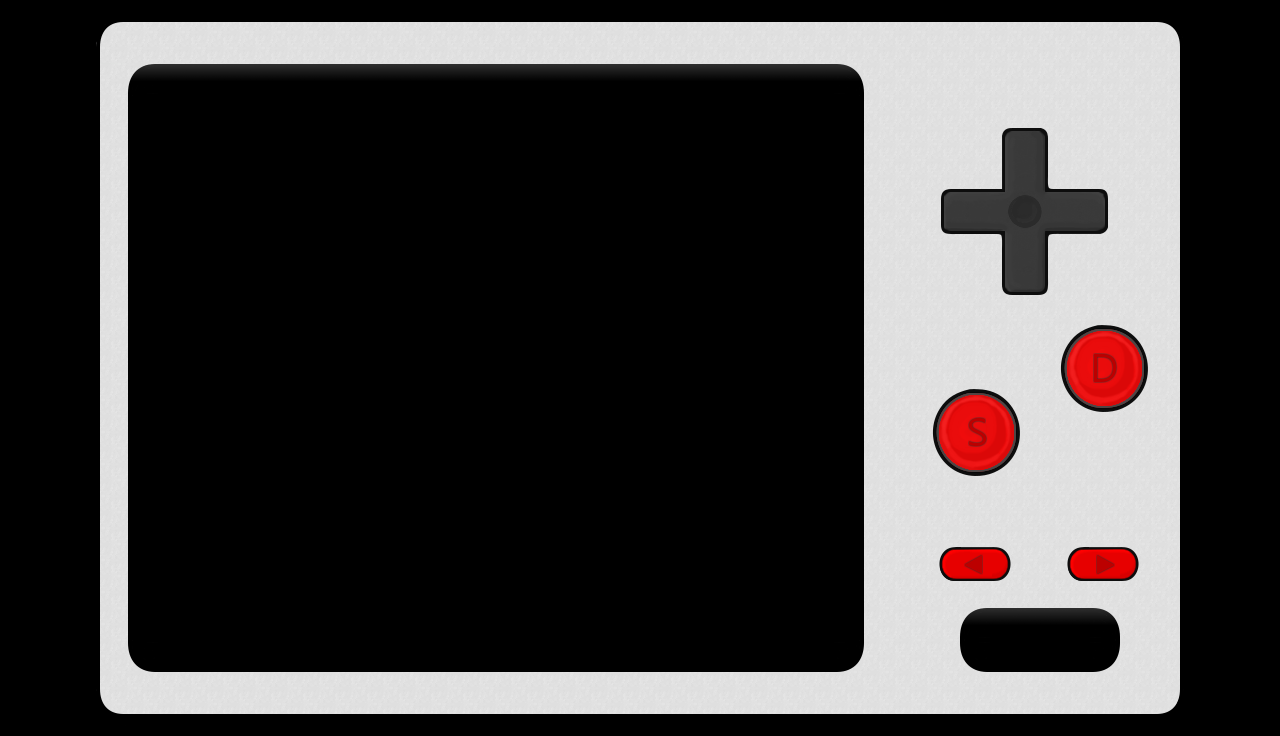

A 2D game scene composited from a Tiled map and its tileset images. What follows is a short description and the map's XML, with every tile layer's data as written:
An orthogonal 40x23 tile map with 32x32 px tiles, 2 tile layers (Texture, Body).

<map version="1.2" tiledversion="1.2.0" orientation="orthogonal" renderorder="right-down" width="40" height="23" tilewidth="32" tileheight="32" infinite="0" nextlayerid="3" nextobjectid="1">
 <tileset firstgid="1" source="main-menu.tsx" />
 <layer id="2" name="Texture" width="40" height="23">
  <data encoding="csv">
0,0,0,151,152,152,152,152,152,152,152,152,152,152,152,152,152,152,152,152,152,152,152,152,152,152,152,152,152,152,152,152,152,152,152,152,153,0,0,0,
0,0,0,167,2,2,2,2,2,2,2,2,2,2,2,2,2,2,2,2,2,2,2,2,2,2,2,2,2,2,2,2,2,2,2,2,169,0,0,0,
0,0,0,2,2,0,0,0,0,0,0,0,0,0,0,0,0,0,0,0,0,0,0,0,0,0,2,2,2,2,2,2,2,2,2,2,2,0,0,0,
0,0,0,2,0,0,0,0,0,0,0,0,0,0,0,0,0,0,0,0,0,0,0,0,0,0,0,2,2,2,2,2,2,2,2,2,2,0,0,0,
0,0,0,2,0,0,0,0,0,0,0,0,0,0,0,0,0,0,0,0,0,0,0,0,0,0,0,2,2,2,2,2,2,2,2,2,2,0,0,0,
0,0,0,2,0,0,0,0,0,0,0,0,0,0,0,0,0,0,0,0,0,0,0,0,0,0,0,2,2,2,2,2,2,2,2,2,2,0,0,0,
0,0,0,2,0,0,0,0,0,0,0,0,0,0,0,0,0,0,0,0,0,0,0,0,0,0,0,2,2,2,2,2,2,2,2,2,2,0,0,0,
0,0,0,2,0,0,0,0,0,0,0,0,0,0,0,0,0,0,0,0,0,0,0,0,0,0,0,2,2,2,2,2,2,2,2,2,2,0,0,0,
0,0,0,2,0,0,0,0,0,0,0,0,0,0,0,0,0,0,0,0,0,0,0,0,0,0,0,2,2,2,2,2,2,2,2,2,2,0,0,0,
0,0,0,2,0,0,0,0,0,0,0,0,0,0,0,0,0,0,0,0,0,0,0,0,0,0,0,2,2,2,2,2,2,2,2,2,2,0,0,0,
0,0,0,2,0,0,0,0,0,0,0,0,0,0,0,0,0,0,0,0,0,0,0,0,0,0,0,2,2,2,2,2,2,2,2,2,2,0,0,0,
0,0,0,2,0,0,0,0,0,0,0,0,0,0,0,0,0,0,0,0,0,0,0,0,0,0,0,2,2,2,2,2,2,2,2,2,2,0,0,0,
0,0,0,2,0,0,0,0,0,0,0,0,0,0,0,0,0,0,0,0,0,0,0,0,0,0,0,2,2,2,2,2,2,2,2,2,2,0,0,0,
0,0,0,2,0,0,0,0,0,0,0,0,0,0,0,0,0,0,0,0,0,0,0,0,0,0,0,2,2,2,2,2,2,2,2,2,2,0,0,0,
0,0,0,2,0,0,0,0,0,0,0,0,0,0,0,0,0,0,0,0,0,0,0,0,0,0,0,2,2,2,2,2,2,2,2,2,2,0,0,0,
0,0,0,2,0,0,0,0,0,0,0,0,0,0,0,0,0,0,0,0,0,0,0,0,0,0,0,2,2,2,2,2,2,2,2,2,2,0,0,0,
0,0,0,2,0,0,0,0,0,0,0,0,0,0,0,0,0,0,0,0,0,0,0,0,0,0,0,2,2,2,2,2,2,2,2,2,2,0,0,0,
0,0,0,2,0,0,0,0,0,0,0,0,0,0,0,0,0,0,0,0,0,0,0,0,0,0,0,2,2,2,2,2,2,2,2,2,2,0,0,0,
0,0,0,2,0,0,0,0,0,0,0,0,0,0,0,0,0,0,0,0,0,0,0,0,0,0,0,2,2,2,2,2,2,2,2,2,2,0,0,0,
0,0,0,2,2,0,0,0,0,0,0,0,0,0,0,0,0,0,0,0,0,0,0,0,0,0,2,2,2,2,2,2,2,2,2,2,2,0,0,0,
0,0,0,2,2,2,2,2,2,2,2,2,2,2,2,2,2,2,2,2,2,2,2,2,2,2,2,2,2,2,2,2,2,2,2,2,2,0,0,0,
0,0,0,119,2,2,2,2,2,2,2,2,2,2,2,2,2,2,2,2,2,2,2,2,2,2,2,2,2,2,2,2,2,2,2,2,121,0,0,0,
0,0,0,135,136,136,136,136,136,136,136,136,136,136,136,136,136,136,136,136,136,136,136,136,136,136,136,136,136,136,136,136,136,136,136,136,137,0,0,0
</data>
 </layer>
 <layer id="1" name="Body" width="40" height="23">
  <data encoding="csv">
0,0,0,78,79,79,79,79,79,79,79,79,79,79,79,79,79,79,79,79,79,79,79,79,79,79,79,79,79,79,79,79,79,79,79,79,80,0,0,0,
0,0,0,94,0,0,0,0,0,0,0,0,0,0,0,0,0,0,0,0,0,0,0,0,0,0,0,0,0,0,0,0,0,0,0,0,96,0,0,0,
0,0,0,93,71,72,72,72,72,72,72,72,72,72,72,72,72,72,72,72,72,72,72,72,72,72,73,0,0,0,0,0,0,0,0,0,77,0,0,0,
0,0,0,93,87,87,87,87,87,87,87,87,87,87,87,87,87,87,87,87,87,87,87,87,87,87,87,0,0,0,0,0,0,0,0,0,77,0,0,0,
0,0,0,93,87,87,87,87,87,87,87,87,87,87,87,87,87,87,87,87,87,87,87,87,87,87,87,0,0,0,0,3,4,5,0,0,77,0,0,0,
0,0,0,93,87,87,87,87,87,87,87,87,87,87,87,87,87,87,87,87,87,87,87,87,87,87,87,0,0,17,18,19,20,21,22,0,77,0,0,0,
0,0,0,93,87,87,87,87,87,87,87,87,87,87,87,87,87,87,87,87,87,87,87,87,87,87,87,0,0,33,34,35,36,37,38,0,77,0,0,0,
0,0,0,93,87,87,87,87,87,87,87,87,87,87,87,87,87,87,87,87,87,87,87,87,87,87,87,0,0,49,50,51,52,53,54,0,77,0,0,0,
0,0,0,93,87,87,87,87,87,87,87,87,87,87,87,87,87,87,87,87,87,87,87,87,87,87,87,0,0,0,0,67,68,0,0,0,77,0,0,0,
0,0,0,93,87,87,87,87,87,87,87,87,87,87,87,87,87,87,87,87,87,87,87,87,87,87,87,0,0,0,0,83,84,0,0,0,77,0,0,0,
0,0,0,93,87,87,87,87,87,87,87,87,87,87,87,87,87,87,87,87,87,87,87,87,87,87,87,0,0,0,0,0,0,7,8,9,77,0,0,0,
0,0,0,93,87,87,87,87,87,87,87,87,87,87,87,87,87,87,87,87,87,87,87,87,87,87,87,0,0,0,0,0,0,23,43,25,77,0,0,0,
0,0,0,93,87,87,87,87,87,87,87,87,87,87,87,87,87,87,87,87,87,87,87,87,87,87,87,0,0,7,8,9,0,39,40,41,77,0,0,0,
0,0,0,93,87,87,87,87,87,87,87,87,87,87,87,87,87,87,87,87,87,87,87,87,87,87,87,0,0,23,10,25,0,0,0,0,77,0,0,0,
0,0,0,93,87,87,87,87,87,87,87,87,87,87,87,87,87,87,87,87,87,87,87,87,87,87,87,0,0,39,40,41,0,0,0,0,77,0,0,0,
0,0,0,93,87,87,87,87,87,87,87,87,87,87,87,87,87,87,87,87,87,87,87,87,87,87,87,0,0,0,0,0,0,0,0,0,77,0,0,0,
0,0,0,93,87,87,87,87,87,87,87,87,87,87,87,87,87,87,87,87,87,87,87,87,87,87,87,0,0,0,0,0,0,0,0,0,77,0,0,0,
0,0,0,93,87,87,87,87,87,87,87,87,87,87,87,87,87,87,87,87,87,87,87,87,87,87,87,0,0,12,46,16,0,12,45,16,77,0,0,0,
0,0,0,93,87,87,87,87,87,87,87,87,87,87,87,87,87,87,87,87,87,87,87,87,87,87,87,0,0,28,29,32,0,28,29,32,77,0,0,0,
0,0,0,93,87,87,87,87,87,87,87,87,87,87,87,87,87,87,87,87,87,87,87,87,87,87,87,0,0,0,71,72,72,72,73,0,77,0,0,0,
0,0,0,93,88,87,87,87,87,87,87,87,87,87,87,87,87,87,87,87,87,87,87,87,87,87,89,0,0,0,88,87,87,87,89,0,77,0,0,0,
0,0,0,74,0,0,0,0,0,0,0,0,0,0,0,0,0,0,0,0,0,0,0,0,0,0,0,0,0,0,0,0,0,0,0,0,76,0,0,0,
0,0,0,90,91,91,91,91,91,91,91,91,91,91,91,91,91,91,91,91,91,91,91,91,91,91,91,91,91,91,91,91,91,91,91,91,92,0,0,0
</data>
 </layer>
</map>
